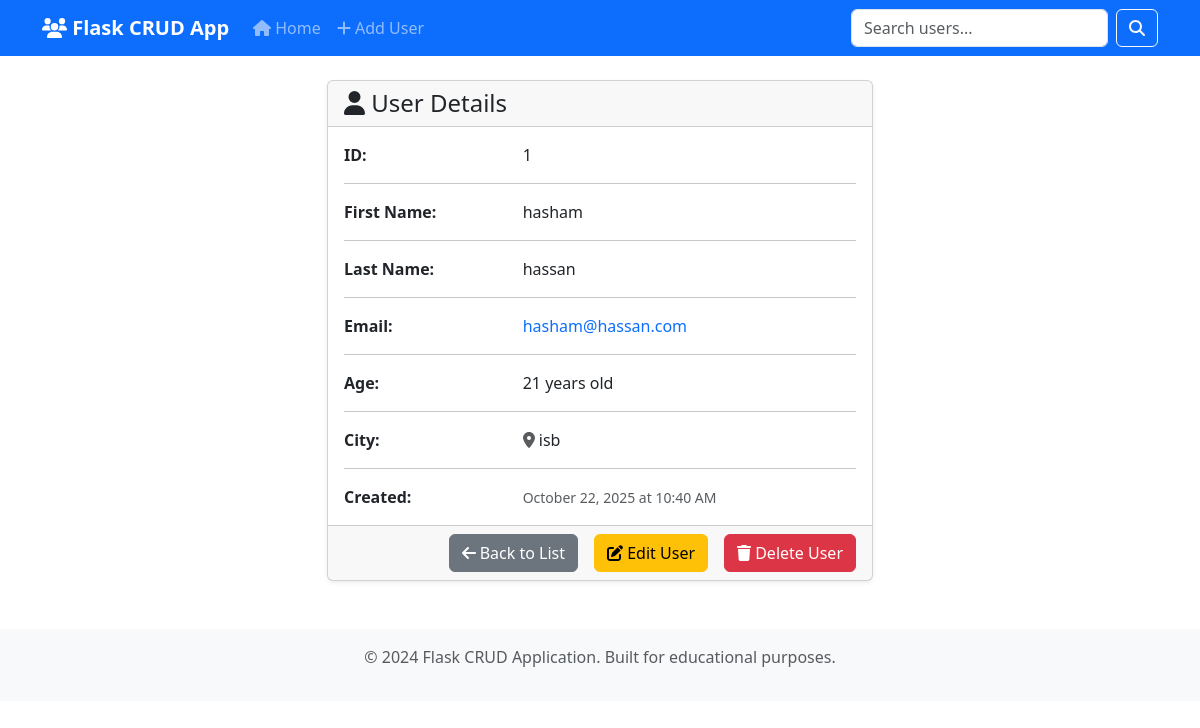
Screenshot of /view/1 with the database file from the repository.
### skeleton_app.py (models this page shows, shortened)
class User(db.Model):
    id = db.Column(db.Integer, primary_key=True)
    first_name = db.Column(db.String(50), nullable=False)
    last_name = db.Column(db.String(50), nullable=False)
    email = db.Column(db.String(120), unique=True, nullable=False)
    age = db.Column(db.Integer, nullable=False)
    city = db.Column(db.String(50), nullable=False)
    created_at = db.Column(db.DateTime, default=datetime.utcnow)

### skeleton_app.py (the view)
@app.route('/view/<int:user_id>')
def view_user(user_id):
    user = User.query.get_or_404(user_id)
    return render_template('view.html', user=user)

### templates/view.html (shortened to what this page needs)
{% extends "base.html" %}
{% block content %}
<div class="row justify-content-center">
    <div class="col-md-8 col-lg-6">
        {% if user %}
            <div class="card">
                <div class="card-header">
                    <h4 class="card-title mb-0">
                        <i class="fas fa-user"></i> User Details
                    </h4>
                </div>
                <div class="card-body">
                    <div class="row">
                        <div class="col-sm-4">
                            <strong>ID:</strong>
                        </div>
                        <div class="col-sm-8">
                            {{ user.id }}
                        </div>
                    </div>
                    <hr>
                    <div class="row">
                        <div class="col-sm-4">
                            <strong>First Name:</strong>
                        </div>
                        <div class="col-sm-8">
                            {{ user.first_name }}
                        </div>
                    </div>
                    <hr>
                    <div class="row">
                        <div class="col-sm-4">
                            <strong>Last Name:</strong>
                        </div>
                        <div class="col-sm-8">
                            {{ user.last_name }}
                        </div>
                    </div>
                    <hr>
                    <div class="row">
                        <div class="col-sm-4">
                            <strong>Email:</strong>
                        </div>
                        <div class="col-sm-8">
                            <a href="mailto:{{ user.email }}" class="text-decoration-none">
                                {{ user.email }}
                            </a>
                        </div>
                    </div>
                    <hr>
                    <div class="row">
                        <div class="col-sm-4">
                            <strong>Age:</strong>
                        </div>
                        <div class="col-sm-8">
                            {{ user.age }} years old
                        </div>
                    </div>
                    <hr>
                    <div class="row">
                        <div class="col-sm-4">
                            <strong>City:</strong>
                        </div>
                        <div class="col-sm-8">
                            <i class="fas fa-map-marker-alt text-muted"></i> {{ user.city }}
                        </div>
                    </div>
                    <hr>
                    <div class="row">
                        <div class="col-sm-4">
                            <strong>Created:</strong>
                        </div>
                        <div class="col-sm-8">
                            <small class="text-muted">
                                {{ user.created_at.strftime('%B %d, %Y at %I:%M %p') if user.created_at else 'N/A' }}
                            </small>
                        </div>
                    </div>
                </div>
                <div class="card-footer">
                    <div class="d-grid gap-2 d-md-flex justify-content-md-end">
                        <a href="{{ url_for('index') }}" class="btn btn-secondary me-md-2">
                            <i class="fas fa-arrow-left"></i> Back to List
                        </a>
                        <a href="{{ url_for('update_user', user_id=user.id) }}" class="btn btn-warning me-md-2">
                            <i class="fas fa-edit"></i> Edit User
                        </a>
                        <a href="{{ url_for('delete_user', user_id=user.id) }}"
                           class="btn btn-danger"
                           onclick="return confirm('Are you sure you want to delete this user?')">
                            <i class="fas fa-trash"></i> Delete User
                        </a>
                    </div>
                </div>
            </div>
        {% endif %}
    </div>
</div>
{% endblock %}

### templates/base.html (style rules this page uses)
.card { box-shadow: 0 0.125rem 0.25rem rgba(0, 0, 0, 0.075); }

### rows the page displays
User: id "1", first_name "hasham", last_name "hassan", email "hasham@hassan.com", age "21", city "isb", created_at "October 22, 2025 at 10:40 AM"
